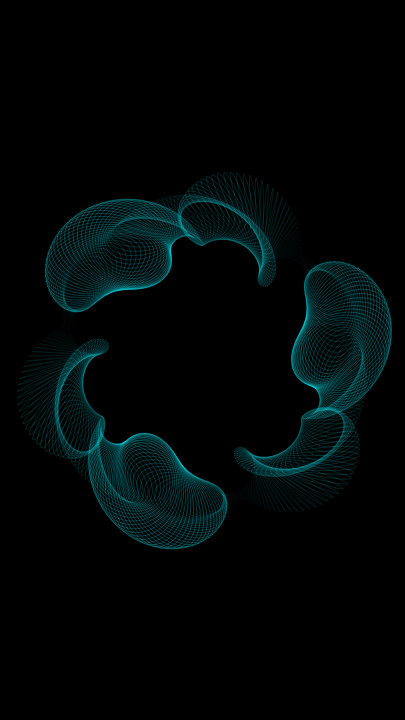
Frame 1 (no input)
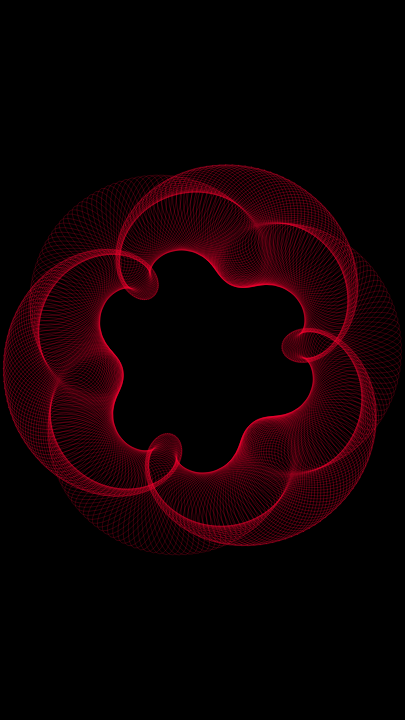
Frame 60 (no input)
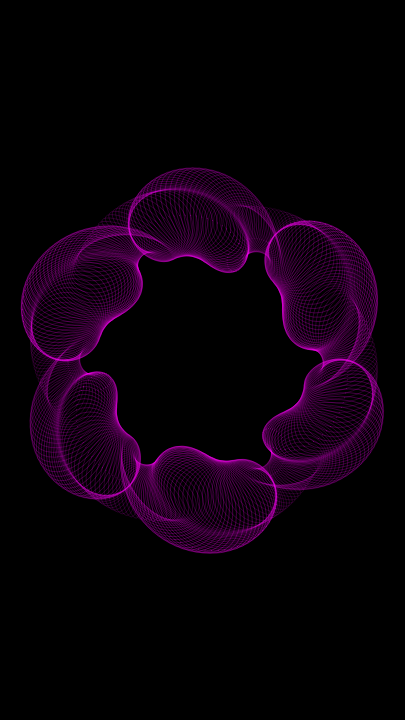
Frame 120 (the mouse pressed at the canvas centre since frame 60)

The p5.js sketch that drew these frames (run headless with seeded random() and noise() and a simulated clock; from frame 60 on, the mouse is pressed at the canvas centre):

// p5.js sketch
// ── sketch.js
function setup() {
  createCanvas(405, 720);
  smooth();

}

function draw() {
  background(0);
  colorMode(HSB)
  translate(width / 2, height / 2);
  rotate(frameCount/20)
  for (let i = 0; i < 360; i += 1) {
    push();
    rotate(radians(i));
    translate(0, 140);
    rotate(radians(i * 3));
    scale(
      map(sin(radians(i * 6)), -1, 1, sin(0.5*frameCount/20), 1),
      map(sin(radians(i * 3)), -1, 1, sin(0.5*frameCount/70), 1)
    );
    drawEllipse();
    pop();
  }
}

function drawEllipse() {
  noFill();
  strokeWeight(0.5)
  stroke(map(sin(frameCount/50),-1,1,0,360),100,100,0.5)
  ellipse(0, 0, 120, 80);
}
